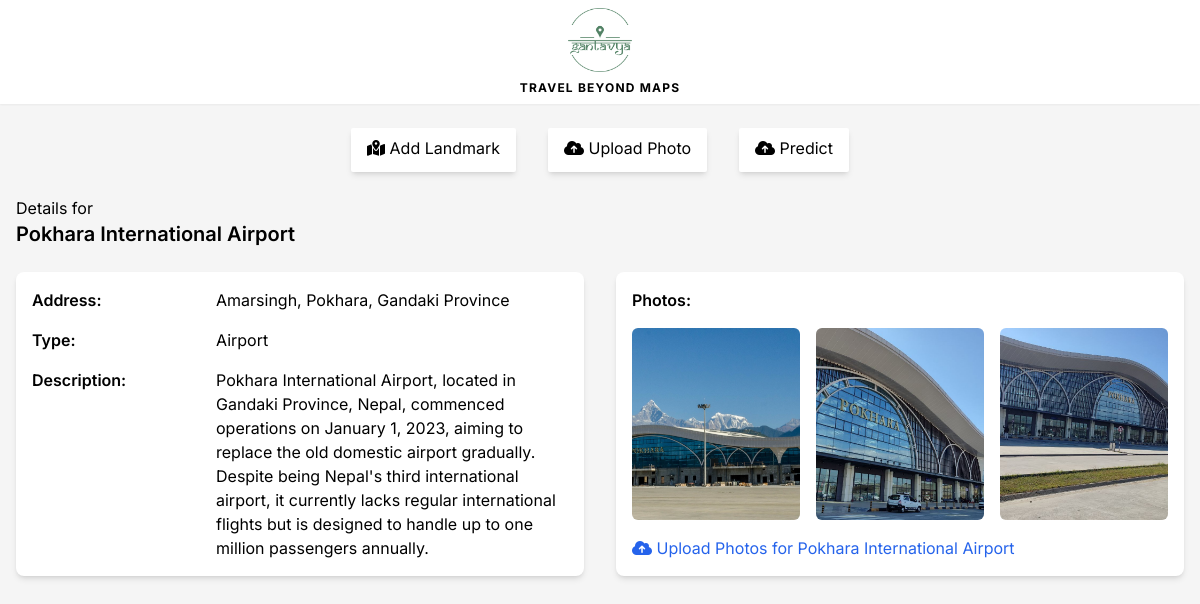
/landmark/1/, run on the app's committed database.
### base/models.py (models this page shows, shortened)
class Landmark(models.Model):
    name = models.CharField(max_length=300,blank=False, null=False) # Pumdikot Shiva Statue
    address = models.CharField(max_length=300,blank=False, null=False) # Pumdikot
    type = models.CharField(max_length=300,blank=False, null=False) # Temple
    description = models.TextField(null=True, blank=True)
    facts = models.TextField(null=True, blank=True)
    longitude = models.CharField(max_length=50, null=True, blank=True)
    latitude = models.CharField(max_length=50, null=True, blank=True)
    saved_by = models.ManyToManyField(User, related_name='saved_landmarks', blank=True) # landmark saved by users
    pred_history = models.ManyToManyField(User, related_name='predicted_landmarks', blank=True) # landmark predicted by users
    updated = models.DateTimeField(auto_now=True)
    created = models.DateTimeField(auto_now_add=True)

class Photos(models.Model):
    place = models.ForeignKey(Landmark, on_delete=models.CASCADE, related_name='photos')
    photo = models.ImageField(upload_to='images/')
    upload_date = models.DateTimeField(auto_now_add=True)

### base/views.py (the view)
# urls.py: path('landmark/<int:landmark_id>/', views.landmark_detail, name='landmark_detail'),
def landmark_detail(request, landmark_id):
    landmark = get_object_or_404(Landmark, pk=landmark_id)
    photos = landmark.photos.all()  # Access all photos associated with the landmark
    if request.method == 'POST':
        photo_form = PhotoUploadForm(request.POST, request.FILES)
        if photo_form.is_valid():
            photo = photo_form.save(commit=False)
            photo.place = landmark
            photo.save()
            return redirect('landmark_detail', landmark_id=landmark.id)
    else:
        photo_form = PhotoUploadForm()
    return render(request, 'base/landmark_detail.html', {'landmark': landmark, 'photos': photos, 'photo_form': photo_form})

### base/templates/base/landmark_detail.html (shortened to what this page needs)
{% extends 'base/index.html' %} {% block title %} Landmark Detail {% endblock %}
{% block body %}
<p>Details for</p>
<h1 class="text-xl font-semibold">{{landmark.name}}</h1>
<div class="mt-6 grid grid-cols-1 md:grid-cols-2 gap-8">
  <div class="w-full h-full shadow-md rounded-lg bg-white p-4 grid grid-cols-1 sm:grid-cols-2 md:grid-cols-3 gap-4 ">
    <p class="col-start-1 col-end-2"><strong class="font-semibold">Address:</strong></p>
    <p class="col-start-2 col-end-4">{{ landmark.address }}</p>
    <p class="col-start-1 col-end-2"><strong class="font-semibold">Type:</strong></p>
    <p class="col-start-2 col-end-4">{{ landmark.type }}</p>
    <p class="col-start-1 col-end-2"><strong class="font-semibold">Description:</strong></p>
    <p class="col-start-2 col-end-4 h-48 w-full overflow-y-auto">
      {% if landmark.description %}
      {{ landmark.description }}
      {% else %}
      No details available.
      {% endif %}
    </p>
  </div>
  <div class="w-full h-full shadow-md rounded-lg bg-white p-4 gap-4 flex flex-col justify-start items-start">
    <h2 class="font-semibold">Photos:</h2>
    <div class="h-full">
      {% if photos %}
      <div class="h-full gap-4 grid grid-cols-1 sm:grid-cols-2 md:grid-cols-3 h-48 overflow-y-auto">
        {% for photo in photos %}
        <form method="post" action="{% url 'landmark_detail' photo.id %}" class="h-full relative group">
          <img src="{{ photo.photo.url }}" alt="Landmark Photo"
            class="w-full h-full object-cover aspect-square rounded-md hover:shadow-xl duration-300 ease-in-out cursor-pointer" />
        </form>
        {% endfor %}
      </div>
      {% else %}
      <p>No photos available for this landmark.</p>
      {% endif %}
    </div>
    <div class="mt-auto text-blue-600  hover:text-blue-800 duration-300 ease-in-out">
      <a href="{% url 'upload_photo' landmark_id=landmark.id %}">
        <i class="fas fa-cloud-upload-alt"></i>
        <span>Upload Photos for {{landmark.name}} </span>
      </a>
    </div>
  </div>
</div>
{% endblock %}

### base/templates/base/index.html (shortened to what this page needs)
{% load static %}
<!DOCTYPE html>
<html lang="en">
	<head>
		<script src="https://cdn.tailwindcss.com"></script>
		<link
			rel="stylesheet"
			href="https://cdnjs.cloudflare.com/ajax/libs/font-awesome/6.0.0-beta3/css/all.min.css"
		/>
		<link rel="stylesheet" href="{% static 'styles/css/globals.css' %}" />
	</head>
	<body>
		<header class="shadow-sm mb-4 fixed top-0 inset-x-0 bg-white">
			<nav
				class="container max-w-7xl mx-auto px-4 py-2 flex w-full items-center gap-2 justify-center"
			>
				<a href="{% url 'list_landmarks' %}">
					<div class="flex flex-col items-center gap-2">
						<img
							src="{% static 'images/logos/logo_green.png' %}"
							alt="logo"
							class="w-16 object-contain"
						/>
						<h1 class="tracking-widest font-bold text-xs uppercase">
							Travel Beyond Maps
						</h1>
					</div>
				</a>
			</nav>
		</header>
		<div
			class="container mx-auto max-w-7xl mt-[120px] flex items-center justify-center gap-8 py-2"
		>
			<a href="{% url 'create_landmark' %}">
				<div
					class="bg-white shadow-md hover:text-blue-800 rounded-sm px-4 py-2 border-b-4 border-b-transparent hover:border-b-blue-700 duration-500 hover:cursor-pointer ease-in-out"
				>
					<i class="fas fa-map-location-dot"></i>
					<span>Add Landmark </span>
				</div>
			</a>
			<a href="{% url 'upload_photo' landmark_id=1 %}">
				<div
					class="bg-white shadow-md hover:text-blue-800 rounded-sm px-4 py-2 border-b-4 border-b-transparent hover:border-b-blue-700 duration-300 hover:cursor-pointer ease-in-out"
				>
					<i class="fas fa-cloud-upload-alt"></i>
					<span>Upload Photo </span>
				</div>
			</a>
			<a href="{% url 'prediction' %}">
				<div
					class="bg-white shadow-md hover:text-blue-800 rounded-sm px-4 py-2 border-b-4 border-b-transparent hover:border-b-blue-700 duration-300 hover:cursor-pointer ease-in-out"
				>
					<i class="fas fa-cloud-upload-alt"></i>
					<span>Predict </span>
				</div>
			</a>
		</div>
		<section class="container mx-auto max-w-7xl px-4 pt-4 pb-8">
			{% block body %} {% endblock %}
		</section>
	</body>
</html>

### static/styles/css/globals.css (style rules this page uses)
* { margin: 0; padding: 0; box-sizing: border-box; font-family: 'Inter', sans-serif; }
html { scroll-behavior: smooth; }
body { background-color: #f5f5f5; }

### data on the page
Landmark: name "Pokhara International Airport", address "Amarsingh, Pokhara, Gandaki Province", type "Airport", description "Pokhara International Airport, located in Gandaki Province, Nepal, commenced operations on January 1, 2023, aiming to replace the old domestic airport gradually. Despite being Nepal's third international airport, it currently lacks regular international flights but is designed to handle up to one million passengers annually."
Photos: photo (picture)
Photos: photo (picture)
Photos: photo (picture)
